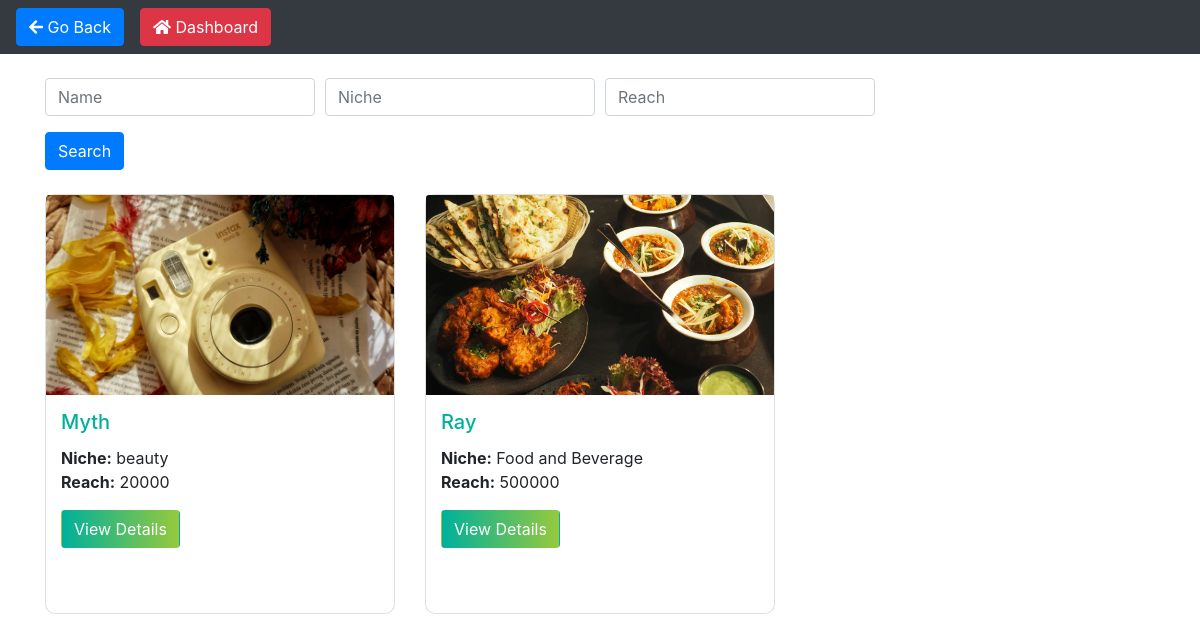
The app's page /search_influencers with its own data.
### models.py (models this page shows, shortened)
class Influencer(db.Model):
    __tablename__ = "influencer"
    id = db.Column(db.Integer, primary_key=True)
    user_id = db.Column(db.Integer, db.ForeignKey('user.id'), nullable=False)
    name = db.Column(db.String(64), nullable=False)
    platform = db.Column(db.String(64), nullable=False)
    niche = db.Column(db.String(64), nullable=False)
    reach = db.Column(db.Integer, nullable=False)
    profile_picture = db.Column(db.String(128))
    campaigns = db.relationship('Campaign', secondary=influencer_campaign_association,
                                back_populates='associated_influencers')
    user = db.relationship('User', back_populates='influencers')
    ads = db.relationship('Ad', backref='influencer', lazy=True)

### main.py (the view)
@app.route('/search_influencers', methods=['GET'])
def search_influencers():
    name = request.args.get('name')
    niche = request.args.get('niche')
    reach = request.args.get('reach')
    query = Influencer.query
    if name:
        query = query.filter(Influencer.name.ilike(f"%{name}%"))
    if niche:
        query = query.filter(Influencer.niche.ilike(f"%{niche}%"))
    if reach:
        query = query.filter(Influencer.reach.ilike(f"%{reach}%"))
    filtered_influencers = query.all()
    return render_template('view_influencers_to_sponsor.html', influencers=filtered_influencers)

### templates/view_influencers_to_sponsor.html (shortened to what this page needs)
<!DOCTYPE html>
<html lang="en">
  <head>
    <link
      href="https://stackpath.bootstrapcdn.com/bootstrap/4.5.2/css/bootstrap.min.css"
      rel="stylesheet"
    />
    <link
      href="https://cdnjs.cloudflare.com/ajax/libs/font-awesome/5.15.1/css/all.min.css"
      rel="stylesheet"
    />
  </head>
  <body>
    <nav class="navbar navbar-expand-lg navbar-dark bg-dark mb-4">
      <button class="btn btn-primary" onclick="history.back()">
        <i class="fas fa-arrow-left"></i> Go Back
      </button>
      <button
        class="btn btn-danger ml-3"
        onclick="window.location.href='/sponsor_dashboard'"
      >
        <i class="fas fa-home"></i> Dashboard
      </button>
    </nav>
    <div class="container">
      <form
        action="{{ url_for('search_influencers') }}"
        method="GET"
        class="mb-4"
      >
        <div class="form-row">
          <div class="col-md-3">
            <input
              type="text"
              name="name"
              class="form-control"
              placeholder="Name"
              value="{{ request.args.get('name', '') }}"
            />
          </div>
          <div class="col-md-3">
            <input
              type="text"
              name="niche"
              class="form-control"
              placeholder="Niche"
              value="{{ request.args.get('niche', '') }}"
            />
          </div>
          <div class="col-md-3">
            <input
              type="text"
              name="reach"
              class="form-control"
              placeholder="Reach"
              value="{{ request.args.get('reach', '') }}"
            />
          </div>
        </div>
        <button type="submit" class="btn btn-primary mt-3">Search</button>
      </form>
    </div>
    <div class="container content">
      <div class="row">
        {% for influencer in influencers %}
        <div class="col-md-4">
          <div class="card">
            <img
              src="{{ url_for('static', filename='uploads/' ~ influencer.profile_picture) }}"
              class="card-img-top"
              alt="Profile Picture"
            />
            <div class="card-body">
              <h5 class="card-title">{{ influencer.name }}</h5>
              <p class="card-text">
                <strong>Niche:</strong> {{ influencer.niche }}<br />
                <strong>Reach:</strong> {{ influencer.reach }}<br />
              </p>
              <a
                href="{{ url_for('view_influencer', influencer_id=influencer.id) }}"
                class="btn btn-view"
                >View Details</a
              >
            </div>
          </div>
        </div>
        {% endfor %}
      </div>
    </div>
  </body>
</html>

### templates/view_influencers_to_sponsor.html (style rules this page uses)
body { background: url("/static/uploads/influencers_bg.jpg") no-repeat center center fixed; background-size: cover; background-blend-mode: lighten; }
.content { margin-top: 20px; }
.card { display: flex; flex-direction: column; height: 420px; width: 100%; margin-bottom: 20px; border-radius: 10px; }
.card-img-top { height: 200px; object-fit: cover; width: 100%; }
.card-body { flex: 1 0 auto; padding: 15px; }
.card-title { color: #00b09b; }
.btn-view { background: linear-gradient(to right, #00b09b, #96c93d); color: white; }
.btn-view { margin-bottom: 20px; }

### records on screen
Influencer: profile_picture (picture), name "Myth", niche "beauty", reach "20000"
Influencer: profile_picture (picture), name "Ray", niche "Food and Beverage", reach "500000"
